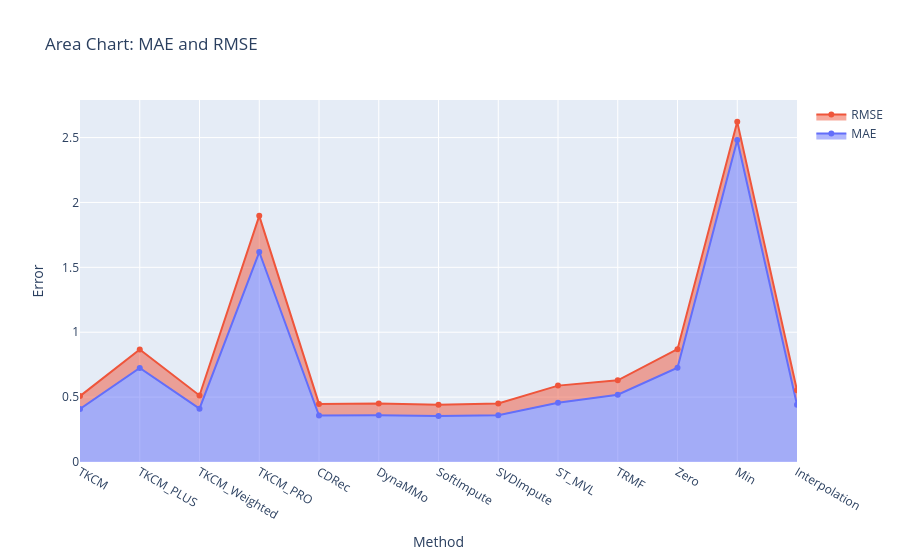

Notebook code for this chart:
### Code cell
# 🌊 Area Chart (Stacked MAE & RMSE)

fig = go.Figure()
fig.add_trace(go.Scatter(x=results_df["Method"], y=results_df["MAE"], fill='tozeroy', name='MAE'))
fig.add_trace(go.Scatter(x=results_df["Method"], y=results_df["RMSE"], fill='tonexty', name='RMSE'))

fig.update_layout(title="Area Chart: MAE and RMSE", xaxis_title="Method", yaxis_title="Error")
fig.show()

### Figure 1 — Plotly figure (JSON) as saved in the notebook; plotly's stock layout.template omitted (floating-point values rounded to 4 significant figures)
{"data": [{"fill": "tozeroy", "name": "MAE", "type": "scatter", "x": ["TKCM", "TKCM_PLUS", "TKCM_Weighted", "TKCM_PRO", "CDRec", "DynaMMo", "SoftImpute", "SVDImpute", "ST_MVL", "TRMF", "Zero", "Min", "Interpolation"], "y": [0.4083, 0.7243, 0.4108, 1.618, 0.3584, 0.3601, 0.3538, 0.3606, 0.4561, 0.5182, 0.7267, 2.481, 0.4407]}, {"fill": "tonexty", "name": "RMSE", "type": "scatter", "x": ["TKCM", "TKCM_PLUS", "TKCM_Weighted", "TKCM_PRO", "CDRec", "DynaMMo", "SoftImpute", "SVDImpute", "ST_MVL", "TRMF", "Zero", "Min", "Interpolation"], "y": [0.5079, 0.8677, 0.5127, 1.897, 0.4478, 0.4506, 0.4405, 0.4514, 0.5886, 0.6292, 0.8697, 2.621, 0.5529]}], "layout": {"title": {"text": "Area Chart: MAE and RMSE"}, "xaxis": {"title": {"text": "Method"}}, "yaxis": {"title": {"text": "Error"}}}}
